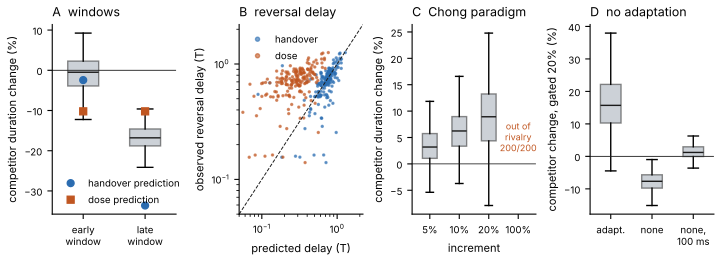

Write Python code to recreate this figure.
"""Figure for the second registered test in Li et al.'s (2017) model.
    python figure_li2017_test2.py [results.json] [tests.json] [out.pdf]"""
import sys, json
import numpy as np
import matplotlib
matplotlib.use('Agg')
import matplotlib.pyplot as plt

plt.rcParams.update({'figure.dpi': 110, 'savefig.dpi': 300, 'font.size': 8, 'axes.spines.top': False,
                     'axes.spines.right': False, 'axes.labelsize': 8, 'axes.titlesize': 9, 'legend.fontsize': 7,
                     'xtick.labelsize': 7, 'ytick.labelsize': 7, 'figure.constrained_layout.use': True})
INK, ACC, WARN, MUT = '#1a1a1a', '#2b6cb0', '#c05621', '#9aa5b1'
src = sys.argv[1] if len(sys.argv) > 1 else 'li2017_test2_results.json'
tst = sys.argv[2] if len(sys.argv) > 2 else 'li2017_test2_tests.json'
out = sys.argv[3] if len(sys.argv) > 3 else 'Fig_test2.pdf'
D, Tt = json.load(open(src)), json.load(open(tst))
M, NA = D['results']['main'], D['results']['noadapt']


def agg(rows, m):
    return np.array([np.nanmean([s[m] for s in r]) for r in rows], float)


def change(S, key, m='mBm'):
    b, c = agg(S['base'], m), agg(S['cond'][key], m)
    with np.errstate(all='ignore'):
        return np.where(b > 0, 100 * (c - b) / b, np.nan)


fig, ax = plt.subplots(1, 4, figsize=(7.2, 2.6))
# A: early vs late windows, with each account's predicted medians
e, l = change(M, 'early_0.2'), change(M, 'late_0.2')
for j, (x, lab) in enumerate(((e, 'early'), (l, 'late'))):
    x = x[np.isfinite(x)]
    ax[0].boxplot([x], positions=[j], widths=0.5, showfliers=False, patch_artist=True,
                  boxprops=dict(facecolor=MUT, alpha=0.5, color=INK), medianprops=dict(color=INK))
wp = Tt['window_predictions_median']
ax[0].plot([0, 1], [wp['handover_early'], wp['handover_late']], 'o', color=ACC, ms=5, label='handover prediction')
ax[0].plot([0, 1], [wp['dose_both'], wp['dose_both']], 's', color=WARN, ms=5, label='dose prediction')
ax[0].axhline(0, color=INK, lw=0.6)
ax[0].set_xticks([0, 1]); ax[0].set_xticklabels(['early\nwindow', 'late\nwindow'])
ax[0].set_ylabel('competitor duration change (%)')
ax[0].set_title('A  windows', loc='left')
ax[0].legend(frameon=False, loc='lower left')
# B: reversal delay, observed against each prediction
pc = Tt['H10']['per_config']
dp, dz = np.array(pc['dpred'], float), np.array(pc['ddose'], float)
do = np.array([np.nan if v is None else v for v in pc['dobs']], float)
ok = np.isfinite(dp) & np.isfinite(dz) & np.isfinite(do) & (do > 0)
ax[1].plot(dp[ok], do[ok], '.', color=ACC, ms=3, alpha=0.6, label='handover')
ax[1].plot(dz[ok], do[ok], '.', color=WARN, ms=3, alpha=0.6, label='dose')
lim = [0.05, 2.2]
ax[1].plot(lim, lim, '--', color=INK, lw=0.7)
ax[1].set_xscale('log'); ax[1].set_yscale('log'); ax[1].set_xlim(lim); ax[1].set_ylim(lim)
ax[1].set_xlabel('predicted delay (T)'); ax[1].set_ylabel('observed reversal delay (T)')
ax[1].set_title('B  reversal delay', loc='left')
ax[1].legend(frameon=False, loc='upper left', markerscale=2)
# C: Chong et al.'s timing (report latency, 520 ms ramps) at several increments.
#    5-20%: exploratory follow-up (explore/explore_results.json); 100%: registered (H11).
X = json.load(open(sys.argv[4] if len(sys.argv) > 4 else 'explore/explore_results.json'))
mainX, naX = X[:8], X[8:12]
def chg(jobs, key, m='mBm'):
    B = [r for j in jobs for r in j['base']]; C = [r for j in jobs for r in j[key]]
    b, c = agg(B, m), agg(C, m)
    riv = agg(C, 'nBm') >= 3
    with np.errstate(all='ignore'):
        x = np.where(b > 0, 100 * (c - b) / b, np.nan)
    return np.where(riv, x, np.nan)
for j, (k, lab) in enumerate((('chong_0.05', '5%'), ('chong_0.1', '10%'), ('chong_0.2', '20%'))):
    x = chg(mainX, k); x = x[np.isfinite(x)]
    ax[2].boxplot([x], positions=[j], widths=0.5, showfliers=False, patch_artist=True,
                  boxprops=dict(facecolor=MUT, alpha=0.5, color=INK), medianprops=dict(color=INK))
nout = int(np.sum(agg(M['cond']['chong_1'], 'nBm') < 3))
ax[2].text(3, 2, f'out of\nrivalry\n{nout}/200', ha='center', va='bottom', fontsize=6.5, color=WARN)
ax[2].axhline(0, color=INK, lw=0.6)
ax[2].set_xticks(range(4)); ax[2].set_xticklabels(['5%', '10%', '20%', '100%'])
ax[2].set_xlim(-0.6, 3.6)
ax[2].set_xlabel('increment')
ax[2].set_ylabel('competitor duration change (%)')
ax[2].set_title('C  Chong paradigm', loc='left')
# D: gated delivery with and without adaptation
gm, gn = change(M, 'gated_0.2'), change(NA, 'gated_0.2')
gl = chg(naX, 'gated_lat_0.2')
for j, x in enumerate((gm, gn, gl)):
    x = x[np.isfinite(x)]
    ax[3].boxplot([x], positions=[j], widths=0.5, showfliers=False, patch_artist=True,
                  boxprops=dict(facecolor=MUT, alpha=0.5, color=INK), medianprops=dict(color=INK))
ax[3].axhline(0, color=INK, lw=0.6)
ax[3].set_xticks([0, 1, 2]); ax[3].set_xticklabels(['adapt.', 'none', 'none,\n100 ms'])
ax[3].set_ylabel('competitor change, gated 20% (%)')
ax[3].set_title('D  no adaptation', loc='left')
fig.savefig(out)
print('wrote', out)
